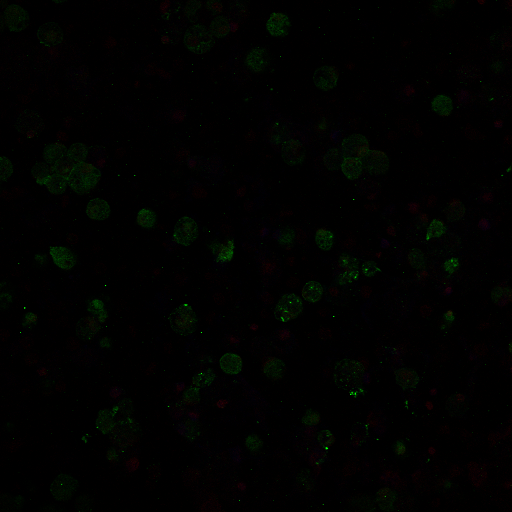
#> input picture data/ogd_cells.tif, 512 x 512 px, found by its file name
$ jupyter execute power-of-thresholds-2.ipynb
#> lines starting #> are read from the running program, lines starting #| are printed output that depends on the picture; after the words box and inside, x2 and y2 are one past the last pixel; in counts of white or black regions, pixels touching at a corner belong together
# Power of Thresholds Part 2

### Purpose: To explore thresholding and binarization of images

__Primer Activity:__

*Step 1: Necessary Imports*

These first steps are the exact same from module_5 lesson except for one additional import

[cell 1]
import numpy as np
from skimage import io #importing a specific module from scikit-image
from skimage.filters import try_all_threshold

import matplotlib.pyplot as plt

*Step 2: User Inputs*

[cell 2]
#replace the example path from my computer with the path to the image on your computer

cell_im_location = '/Users/hhelmbre/Desktop/packages/textile/example_data/ogd_cells.tif'

Note: The cell image being read in is from the OGD Severity study by Rick Liao, Andrea Joseph, Mengying Zhang, Mike McKenna, Jeremy Filteau, and Hawley Helmbrecht within the Nance lab. It is an image taken from the thalamus with a costain DAPI/PI/Iba

*Step 3: Read in the image*

[cell 3]
cell_im = io.imread(cell_im_location)
#> cell_im is the input picture: shape (512, 512, 3) uint16; mean R, G, B 24.8, 33.7, 12.3

*Step 4: Splitting our Channels for Thresholding*

[cell 4]
red_cell_im = cell_im[:,:, 0]
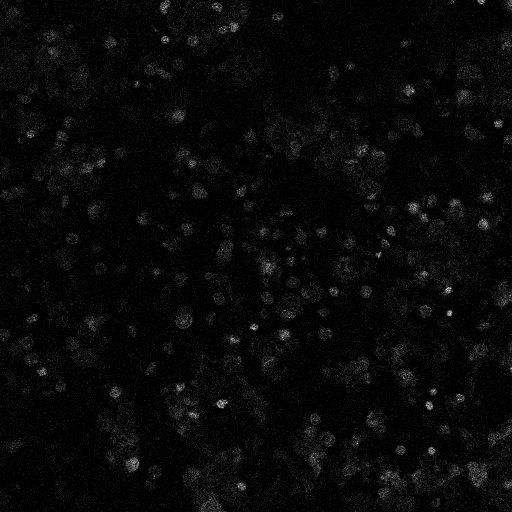
#> red_cell_im: shape (512, 512) uint16; min 0, max 748, mean 24.8; drawn with min black and max white
green_cell_im = cell_im[:,:,1]
blue_cell_im = cell_im[:,:,2]
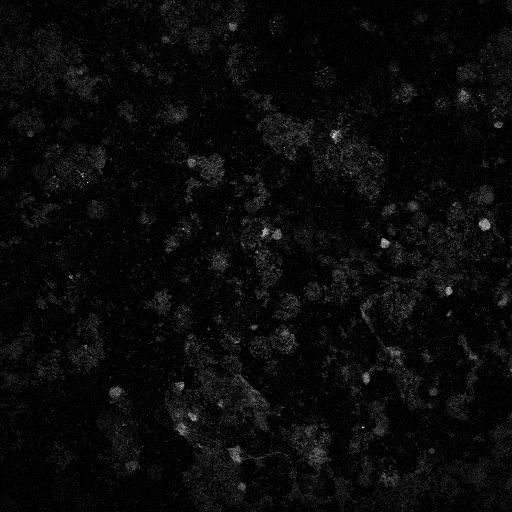
#> blue_cell_im: shape (512, 512) uint16; min 0, max 300, mean 12.3; drawn with min black and max white

*Step 5: Try some thresholds*

[cell 5]
fig, ax = try_all_threshold(green_cell_im, figsize=(10, 8), verbose=False)
plt.show()
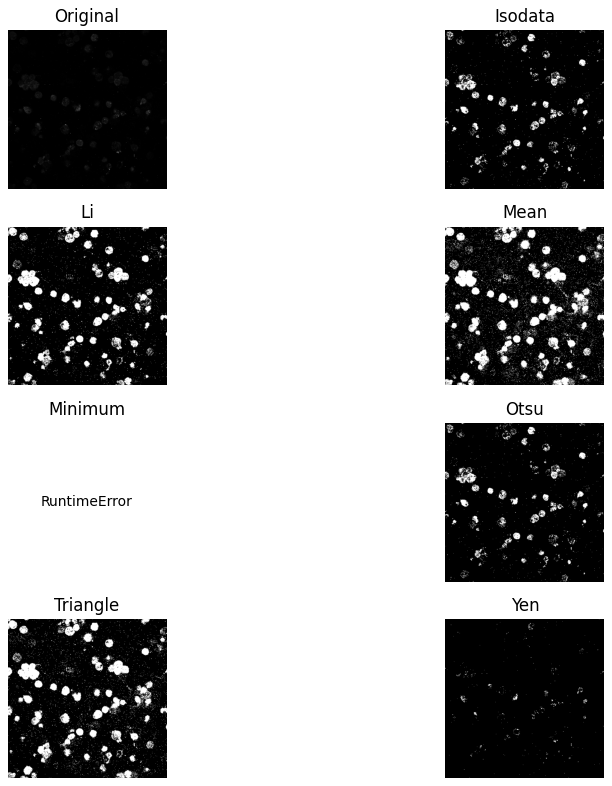
#> figure drawn by matplotlib, 7 panels

*Step 6: Visualize the original image*

[cell 6]
plt.imshow(cell_im)
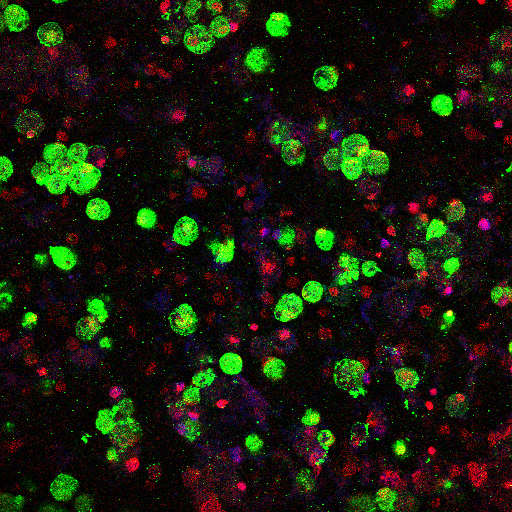
#> shown: shape (512, 512, 3); mean R, G, B 24.6, 28, 12.3

Based on your eye alone which thresholding method seems like the best method for thresholding the green channel?

__Activity:__

We are now going to specifically apply just one threshold - the otsu threshold.

Adding the import statement in here because it is most relevant to this section.

_Note:_

The following code is from the scikit image tutorials: https://scikit-image.org/docs/dev/auto_examples/applications/plot_thresholding.html

Scikit-Image tutorials are a great place to learn and explore more about image processing!!!

_Back to the Activity:_

[cell 7]
from skimage.filters import threshold_otsu

This is the process of definining the threshold value and then "binarizing" the image.

[cell 8]
thresh = threshold_otsu(green_cell_im)
#> thresh = 191
binary = green_cell_im > thresh
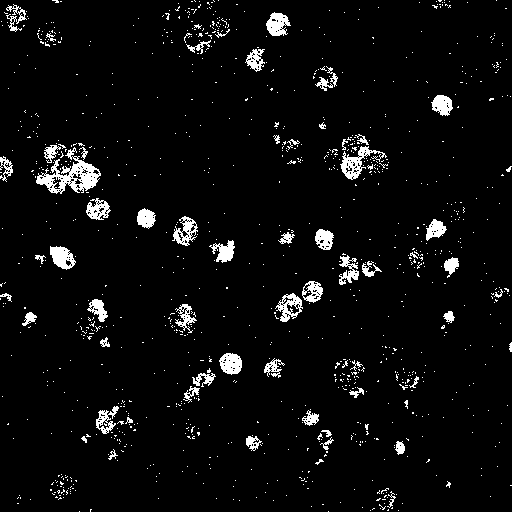
#> binary: shape (512, 512) bool; 4.7% white; 1053 white regions (992 under 20 px), largest, box (x1, y1, x2, y2) and area: (36, 147, 101, 194) 1180, (340, 146, 387, 180) 516, (50, 246, 76, 270) 391

[cell 9]
thresh
#> Out = 191

Take a guess at what this actual value (above) means and how it is represented in the three plots below:

[cell 10]
fig, axes = plt.subplots(ncols=3, figsize=(8, 2.5))
ax = axes.ravel()
ax[0] = plt.subplot(1, 3, 1)
ax[1] = plt.subplot(1, 3, 2)
ax[2] = plt.subplot(1, 3, 3, sharex=ax[0], sharey=ax[0])

ax[0].imshow(green_cell_im, cmap=plt.cm.gray)
ax[0].set_title('Original')
ax[0].axis('off')

ax[1].hist(green_cell_im.ravel(), bins=256)
ax[1].set_title('Histogram')
ax[1].axvline(thresh, color='r')

ax[2].imshow(binary, cmap=plt.cm.gray)
ax[2].set_title('Thresholded')
ax[2].axis('off')

plt.show()
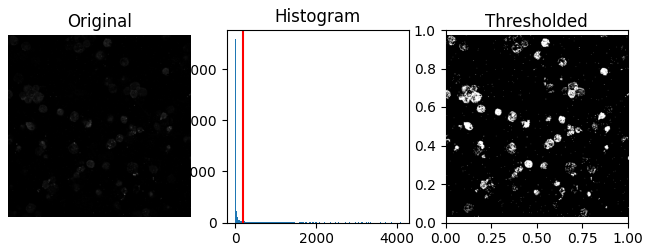
#> figure drawn by matplotlib, 3 panels; panel 2: tallest bar 179254 high, from x = 0 to 16
